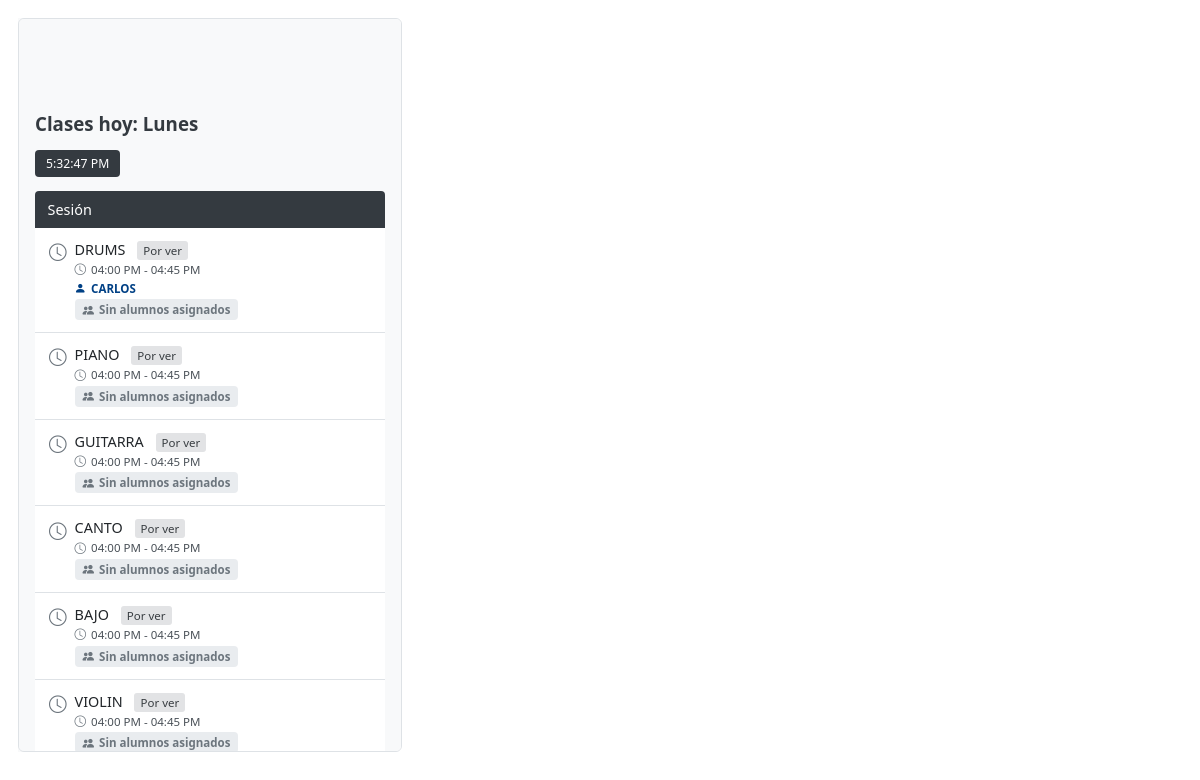
The app's page /v.php with its own data.
### tables this page shows
CREATE TABLE `horarios` (
  `id` int(11) NOT NULL AUTO_INCREMENT,
  `tema_id` int(11) NOT NULL,
  `dia_semana` enum('Lunes','Martes','Miércoles','Jueves','Viernes','Sábado','Domingo') NOT NULL,
  `hora_inicio` time NOT NULL,
  `hora_fin` time NOT NULL,
  PRIMARY KEY (`id`),
  KEY `tema_id` (`tema_id`),
  KEY `idx_horarios_dia_tema` (`dia_semana`,`tema_id`),
  CONSTRAINT `horarios_ibfk_1` FOREIGN KEY (`tema_id`) REFERENCES `temas` (`id`) ON DELETE CASCADE
);

CREATE TABLE `temas` (
  `id` int(11) NOT NULL AUTO_INCREMENT,
  `nombre` varchar(100) NOT NULL,
  PRIMARY KEY (`id`)
);

### v.php (the view, shortened to what this page needs)
<?php
require_once __DIR__ . '/includes/bd.php';
$dias_semana = ['Lunes', 'Martes', 'Miércoles', 'Jueves', 'Viernes', 'Sábado', 'Domingo'];
$dia_actual_nombre = $dias_semana[(int) date('N') - 1];
$hora_actual = date('H:i:s');
$sql = "
    SELECT
        h.id AS horario_id,
        t.id AS tema_id,
        t.nombre AS tema_nombre,
        h.hora_inicio,
        h.hora_fin,
        GROUP_CONCAT(p.nombre ORDER BY p.nombre SEPARATOR ', ') AS profesores_nombres
    FROM horarios h
    JOIN temas t ON h.tema_id = t.id
    LEFT JOIN horario_profesores hp ON hp.horario_id = h.id
    LEFT JOIN profesores p ON p.id = hp.profesor_id
    WHERE h.dia_semana = ?
    GROUP BY h.id
    ORDER BY h.hora_inicio
";
$stmt = $conexion->prepare($sql);
$stmt->bind_param('s', $dia_actual_nombre);
$stmt->execute();
$result = $stmt->get_result();
$horarios_hoy = $result->fetch_all(MYSQLI_ASSOC);
$alumnos_por_horario = [];
function formato12Horas($hora24)
{
    $dateObj = DateTime::createFromFormat('H:i:s', $hora24);
    return $dateObj->format('h:i A');
}
?>
<!DOCTYPE html>
<html lang="es">
<head>
    <link rel="stylesheet" href="https://cdn.jsdelivr.net/npm/bootstrap-icons@1.11.1/font/bootstrap-icons.css">
</head>
<body>
    <div id="clases-hoy-container">
        <div>
            <br>
            <br>
            <br>
            <br>
            <h1>Clases hoy: <?= htmlspecialchars($dia_actual_nombre) ?></h1>
            <div id="hora-actual">--:--:--</div>
            <?php if (empty($horarios_hoy)): ?>
                <p>No hay horarios definidos para hoy, descansa o asigna el material :D.</p>
            <?php else: ?>
                <table aria-label="Tabla de horarios para hoy">
                    <thead>
                        <tr>
                            <th>Sesión</th>
                        </tr>
                    </thead>
                    <tbody>
                        <?php foreach ($horarios_hoy as $h):
                            $inicio = $h['hora_inicio'];
                            $fin = $h['hora_fin'];
                            $horario_formateado = formato12Horas($inicio).' - '.formato12Horas($fin);
                            if ($hora_actual >= $inicio && $hora_actual <= $fin) {
                                $estado_clase = 'en-curso';
                                $estado_texto = 'En curso';
                                $icono = 'bi-play-circle-fill';
                                $icono_color = '#004085';
                            } elseif ($hora_actual > $fin) {
                                $estado_clase = 'finalizada';
                                $estado_texto = 'Finalizada';
                                $icono = 'bi-check-circle-fill';
                                $icono_color = '#155724';
                            } else {
                                $estado_clase = 'por-ver';
                                $estado_texto = 'Por ver';
                                $icono = 'bi-clock';
                                $icono_color = '#6c757d';
                            }
                            $tiene_alumnos = !empty($alumnos_por_horario[$h['horario_id']]);
                            ?>
                            <tr>
                                <td>
                                    <div style="display: flex; align-items: flex-start;">
                                        <i class="bi <?= $icono ?>" style="color:<?= $icono_color ?>; font-size: 1.1rem; margin-right: 8px;"></i>
                                        <div style="flex: 1;">
                                            <div style="font-weight: 500; color: #212529;">
                                                <?= htmlspecialchars($h['tema_nombre']) ?>
                                                <span class="estado-clase <?= $estado_clase ?>"><?= $estado_texto ?></span>
                                            </div>
                                            <div class="horario-info">
                                                <i class="bi bi-clock" style="color: #6c757d;"></i>
                                                <?= $horario_formateado ?>
                                            </div>
                                            <?php if (!empty($h['profesores_nombres'])): ?>
                                                <div class="profesores-nombres">
                                                    <i class="bi bi-person-fill" style="color: #004085;"></i>
                                                    <?= htmlspecialchars($h['profesores_nombres']) ?>
                                                </div>
                                            <?php endif; ?>
                                            <div class="alumnos-info <?= !$tiene_alumnos ? 'sin-alumnos' : '' ?>"
                                                onclick="<?= $tiene_alumnos ? 'toggleAlumnos('.$h['horario_id'].')' : '' ?>">
                                                <i class="bi bi-people-fill"></i>
                                                <?= $tiene_alumnos ?
                                                    count($alumnos_por_horario[$h['horario_id']]).' alumno(s)' :
                                                    'Sin alumnos asignados' ?>
                                            </div>
                                        </div>
                                    </div>
                                </td>
                            </tr>
                        <?php endforeach; ?>
                    </tbody>
                </table>
            <?php endif; ?>
        </div>
    </div>
</body>
</html>

### v.php (style rules this page uses)
#clases-hoy-container { font-family: 'Segoe UI', Tahoma, Geneva, Verdana, sans-serif; background: #f8f9fa; margin: 0px 30px 20px 10px; max-width: 350px; color: #343a40; user-select: none; font-size: 90%; }
#clases-hoy-container>div { max-width: 432px; width: 100%; height: 700px; overflow-y: auto; margin: 18px 0; padding: 16px; border-radius: 6px; border: 1px solid #dee2e6; background: #f8f9fa; }
#clases-hoy-container h1 { color: #343a40; margin: 0 0 14px 0; font-size: 1.17rem; text-align: left; }
#clases-hoy-container #hora-actual { background: #343a40; color: white; padding: 5px 11px; border-radius: 4px; font-weight: 500; font-size: 0.765rem; margin-bottom: 14px; width: fit-content; text-align: left; }
#clases-hoy-container table { width: 100%; border-collapse: collapse; background: white; border-radius: 4px; overflow: hidden; }
#clases-hoy-container th { background: #343a40; color: white; font-weight: 500; text-align: left; padding: 9px 12.6px; }
#clases-hoy-container td { padding: 12px 14px; border-bottom: 1px solid #dee2e6; vertical-align: top; }
#clases-hoy-container .horario-info { font-size: 0.72rem; color: #495057; margin-top: 3px; display: flex; align-items: center; }
#clases-hoy-container .horario-info i { margin-right: 5px; }
#clases-hoy-container .profesores-nombres { font-size: 0.72rem; color: #004085; font-weight: bold; margin-top: 3.6px; display: flex; align-items: center; }
#clases-hoy-container .profesores-nombres i { margin-right: 5px; }
#clases-hoy-container .alumnos-info { font-size: 0.72rem; color: #155724; margin-top: 3.6px; display: flex; align-items: center; cursor: pointer; }
#clases-hoy-container .alumnos-info i { margin-right: 5px; }
#clases-hoy-container .alumnos-info.sin-alumnos { color: #6c757d; }
.estado-clase { font-size: 0.72rem; padding: 2px 6px; border-radius: 3px; margin-left: 8px; font-weight: 500; }
.por-ver { background: #e2e3e5; color: #383d41; }
#clases-hoy-container .alumnos-info { font-size: 0.72rem; color: #155724; margin-top: 3.6px; display: flex; align-items: center; cursor: pointer; font-weight: 600; padding: 3px 8px; border-radius: 4px; background-color: #e8f5e9; transition: all 0.2s ease; width: fit-content; }
#clases-hoy-container .alumnos-info.sin-alumnos { color: #6c757d; background-color: #e9ecef; }

### records on screen
horarios: tema.nombre "DRUMS", estado_texto "Por ver", horario_formateado "04:00 PM - 04:45 PM", profesores_nombres "CARLOS", shows "Sin alumnos asignados"
horarios: tema.nombre "PIANO", estado_texto "Por ver", horario_formateado "04:00 PM - 04:45 PM", shows "Sin alumnos asignados"
horarios: tema.nombre "GUITARRA", estado_texto "Por ver", horario_formateado "04:00 PM - 04:45 PM", shows "Sin alumnos asignados"
horarios: tema.nombre "CANTO", estado_texto "Por ver", horario_formateado "04:00 PM - 04:45 PM", shows "Sin alumnos asignados"
horarios: tema.nombre "BAJO", estado_texto "Por ver", horario_formateado "04:00 PM - 04:45 PM", shows "Sin alumnos asignados"
horarios: tema.nombre "VIOLIN", estado_texto "Por ver", horario_formateado "04:00 PM - 04:45 PM", shows "Sin alumnos asignados"
